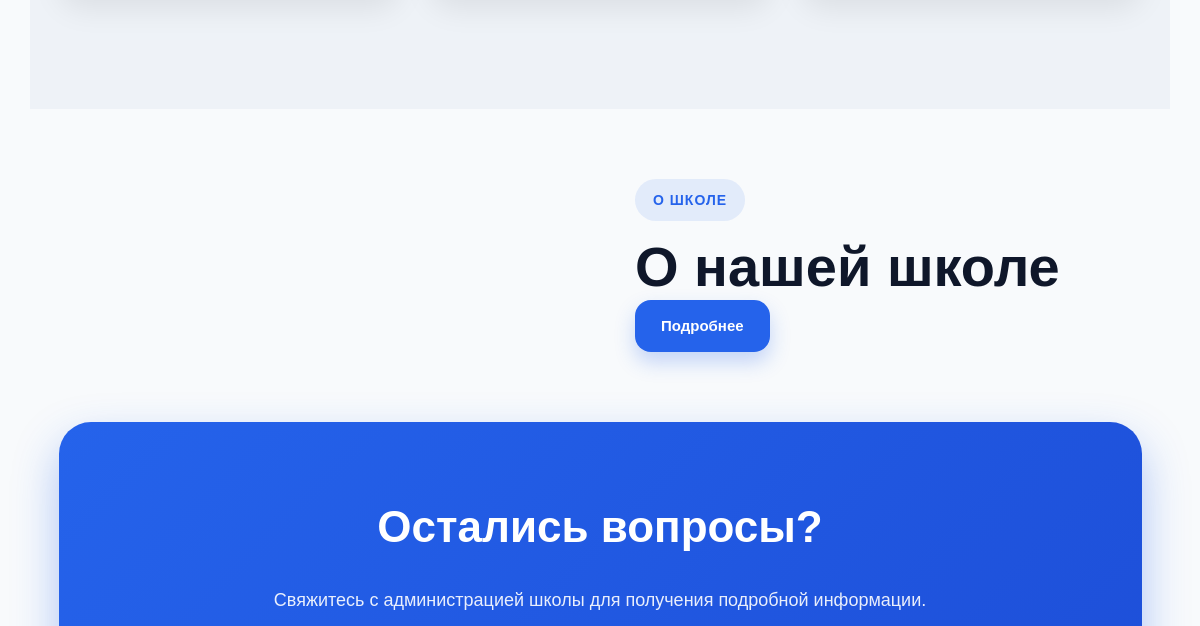
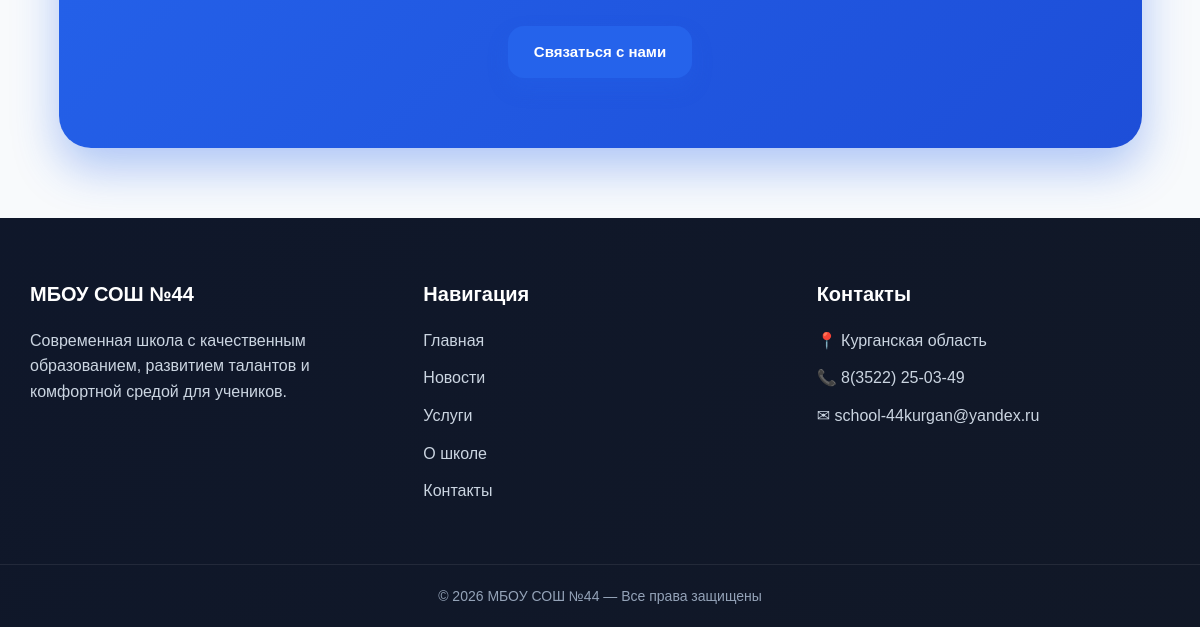
The app's page / (lower part), older data (2 pictures, top to bottom).
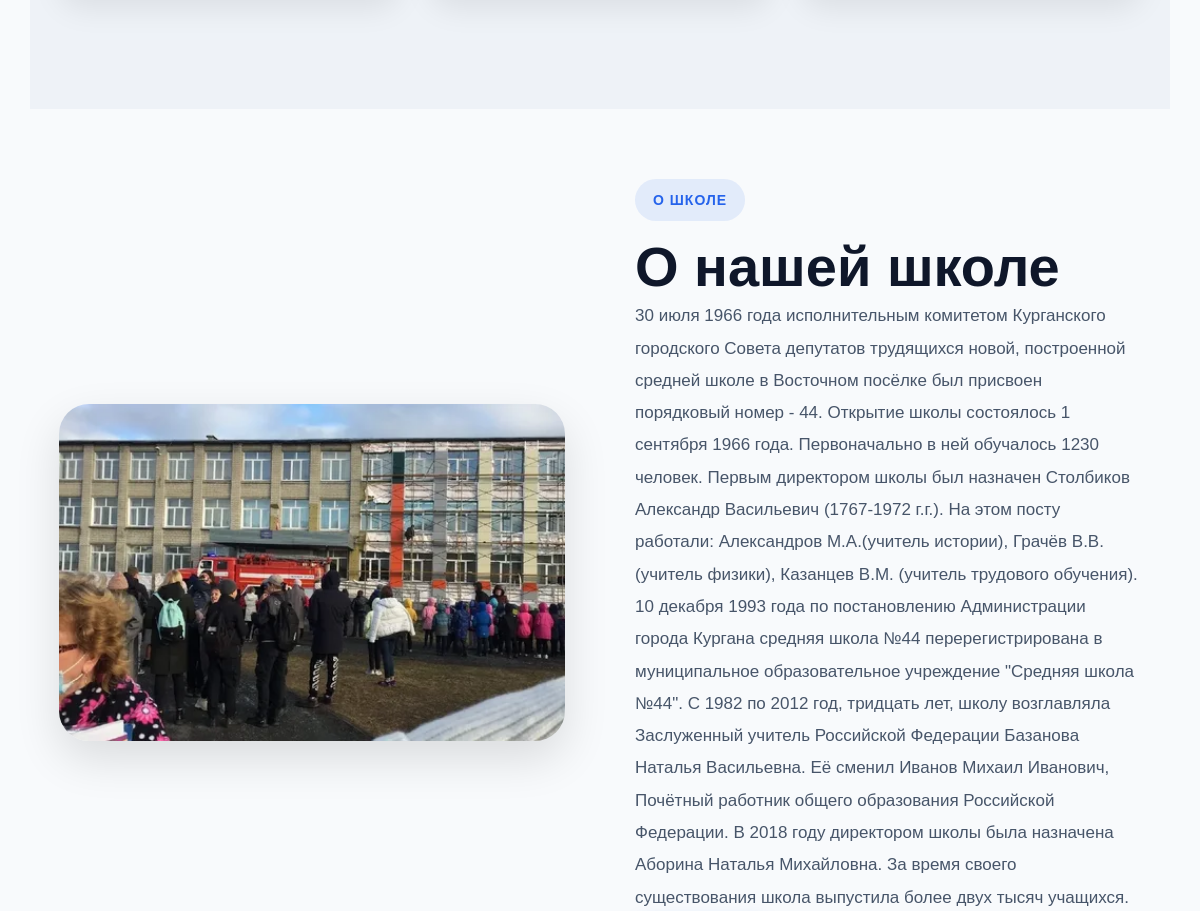
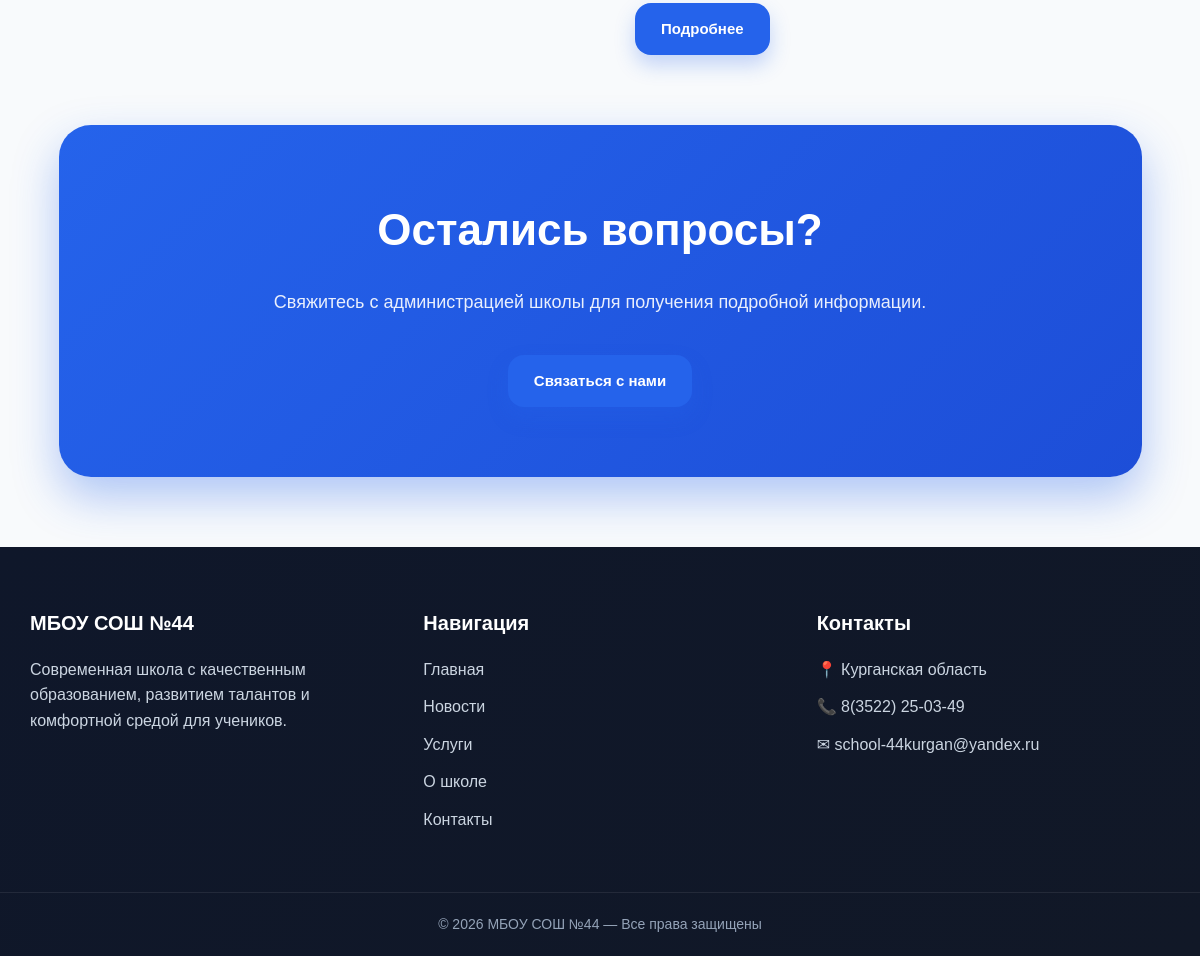
The same page, newer data (2 pictures, top to bottom).
### home/models.py (models this page shows, shortened)
class CompanyInfo(models.Model):
    title = models.CharField(
        max_length=200,
        verbose_name='Название компании'
    )
    description_about = models.TextField(
        verbose_name='О компании'
    )
    image = models.ImageField(
        upload_to='company/',
        blank=True,
        null=True
    )
    phone = models.CharField(
        max_length=30
    )
    email = models.EmailField()
    address = models.CharField(
        max_length=255
    )
    class Meta:
        verbose_name = 'Информация о компании'
        verbose_name_plural = 'Информация о компании'

### home/views.py (the view)
# urls.py: path('', views.home, name='home'),
def home(request):
    latest_news = News.objects.order_by('-created_at')[:3]
    main_services = Service.objects.all()[:3]
    company = CompanyInfo.objects.first()
    context = {
        'latest_news': latest_news,
        'main_services': main_services,
        'company': company,
    }
    return render(request, 'main/home/home.html', context)

### home/templates/main/home/home.html (shortened to what this page needs)
{% extends 'main/base.html' %}
{% block content %}
<section class="section section-gray">
</section>
<section class="about-company">
    <div class="container about-wrapper">
        <div class="about-image">
            {% if company.image %}
                <img
                    src="{{ company.image.url }}"
                    alt="О компании"
                >
            {% endif %}
        </div>
        <div class="about-content">
            <p class="section-subtitle">
                О школе
            </p>
            <h2 class="section-title">
                О нашей школе
            </h2>
            <p class="about-text">
                {{ company.description_about }}
            </p>
            <a href="{% url 'home:about' %}" class="btn">
                Подробнее
            </a>
        </div>
    </div>
</section>
<section class="cta-section">
    <div class="container">
        <div class="cta-box">
            <h2>
                Остались вопросы?
            </h2>
            <p>
                Свяжитесь с администрацией школы для получения подробной информации.
            </p>
            <a href="/contacts/" class="btn">
                Связаться с нами
            </a>
        </div>
    </div>
</section>
{% endblock %}

### home/templates/main/base.html (shortened to what this page needs)
{% load static %}
<!doctype html>
<html lang="ru">
  <head>
    <link rel="stylesheet" href="{% static 'css/style.css' %}" />
  </head>
  <body>
    <main class="main">
      <div class="container">{% block content %} {% endblock %}</div>
    </main>
    <footer class="footer">
      <div class="container">
        <div class="footer-top">
          <div>
            <h3 class="footer-title">МБОУ СОШ №44</h3>
            <p class="footer-text">
              Современная школа с качественным образованием, развитием талантов
              и комфортной средой для учеников.
            </p>
          </div>
          <div>
            <h3 class="footer-title">Навигация</h3>
            <div class="footer-links">
              <a href="/">Главная</a>
              <a href="/news/">Новости</a>
              <a href="/services/">Услуги</a>
              <a href="/about/">О школе</a>
              <a href="/contacts/">Контакты</a>
            </div>
          </div>
          <div>
            <h3 class="footer-title">Контакты</h3>
            <div class="footer-links">
              <a href="#">📍 Курганская область</a>
              <a href="tel:83522250349">📞 8(3522) 25-03-49</a>
              <a href="mailto:school-44kurgan@yandex.ru">✉ school-44kurgan@yandex.ru</a>
            </div>
          </div>
        </div>
      </div>
      <div class="footer-bottom">© 2026 МБОУ СОШ №44 — Все права защищены</div>
    </footer>
  </body>
</html>

### static/css/style.css (style rules this page uses)
*, *::before, *::after { margin: 0; padding: 0; box-sizing: border-box; }
:root { --primary: #2563eb; --primary-dark: #1d4ed8; --secondary: #0f172a; --text: #1e293b; --muted: #64748b; --light: #f8fafc; --white: #ffffff; --border: #e2e8f0; --shadow: 0 10px 30px rgba(0, 0, 0, 0.08); --shadow-hover: 0 18px 45px rgba(0, 0, 0, 0.12); --radius: 24px; --transition: 0.3s ease; }
html { scroll-behavior: smooth; }
body { font-family: Arial, sans-serif; background: var(--light); color: var(--text); line-height: 1.6; }
a { text-decoration: none; color: inherit; transition: var(--transition); }
img { display: block; width: 100%; }
.container { width: min(1200px, 95%); margin: 0 auto; }
.main { min-height: 100vh; }
.section { padding: 110px 0; }
.section-gray { background: #eef2f7; }
.section-subtitle { display: inline-block; margin-bottom: 12px; padding: 10px 18px; border-radius: 999px; background: rgba(37, 99, 235, 0.1); color: var(--primary); text-transform: uppercase; letter-spacing: 1px; font-size: 14px; font-weight: 700; }
.section-title { color: var(--secondary); font-size: clamp(30px, 5vw, 56px); line-height: 1.2; }
.btn, .btn-outline, .back-btn { display: inline-flex; align-items: center; justify-content: center; padding: 14px 26px; border-radius: 16px; font-size: 15px; font-weight: 700; transition: var(--transition); }
.btn { background: var(--primary); color: white; box-shadow: 0 10px 20px rgba(37, 99, 235, 0.25); }
.about-page-wrapper, .about-wrapper { display: grid; grid-template-columns: 1fr 1fr; gap: 70px; align-items: center; margin-bottom: 70px; margin-top: 70px; }
.about-page-image img, .about-image img { border-radius: 30px; box-shadow: var(--shadow-hover); }
.about-info-card p, .about-text { color: #475569; font-size: 17px; line-height: 1.9; }
.cta-box { padding: 70px 50px; border-radius: 32px; background: linear-gradient( 135deg, #2563eb, #1d4ed8 ); text-align: center; color: white; box-shadow: 0 20px 45px rgba(37, 99, 235, 0.35); }
.cta-box h2 { margin-bottom: 20px; font-size: clamp(30px, 5vw, 44px); }
.cta-box p { max-width: 700px; margin: 0 auto 35px; color: rgba(255, 255, 255, 0.9); font-size: 18px; line-height: 1.9; }
.footer { margin-top: 70px; background: linear-gradient( 135deg, #0f172a, #111827 ); color: white; }
.footer-top { display: grid; grid-template-columns: repeat(auto-fit, minmax(250px, 1fr)); gap: 40px; padding: 60px 0; }
.footer-title { margin-bottom: 18px; font-size: 20px; }
.footer-text, .footer-links a { color: #cbd5e1; }
.footer-links { display: flex; flex-direction: column; gap: 12px; }
.footer-bottom { padding: 20px 0; border-top: 1px solid rgba(255, 255, 255, 0.08); text-align: center; color: #94a3b8; font-size: 14px; }

Row changes from the older to the newer data that the page shows:
added CompanyInfo: image (picture), description_about "30 июля 1966 года исполнительным комитетом Курганского городского Совета депутатов трудящихся новой, построенной средней школе в Восточном посёлке был присвоен порядковый номер - 44. Открытие школы состоялось 1 сентября 1966 года. Первоначально в ней обучалось 1230 человек. Первым директором школы был назначен Столбиков Александр Васильевич (1767-1972 г.г.). На этом посту работали: Александров М.А.(учитель истории), Грачёв В.В. (учитель физики), Казанцев В.М. (учитель трудового обучения). 10 декабря 1993 года по постановлению Администрации города Кургана средняя школа №44 перерегистрирована в муниципальное образовательное учреждение \"Средняя школа №44\". С 1982 по 2012 год, тридцать лет,…"
